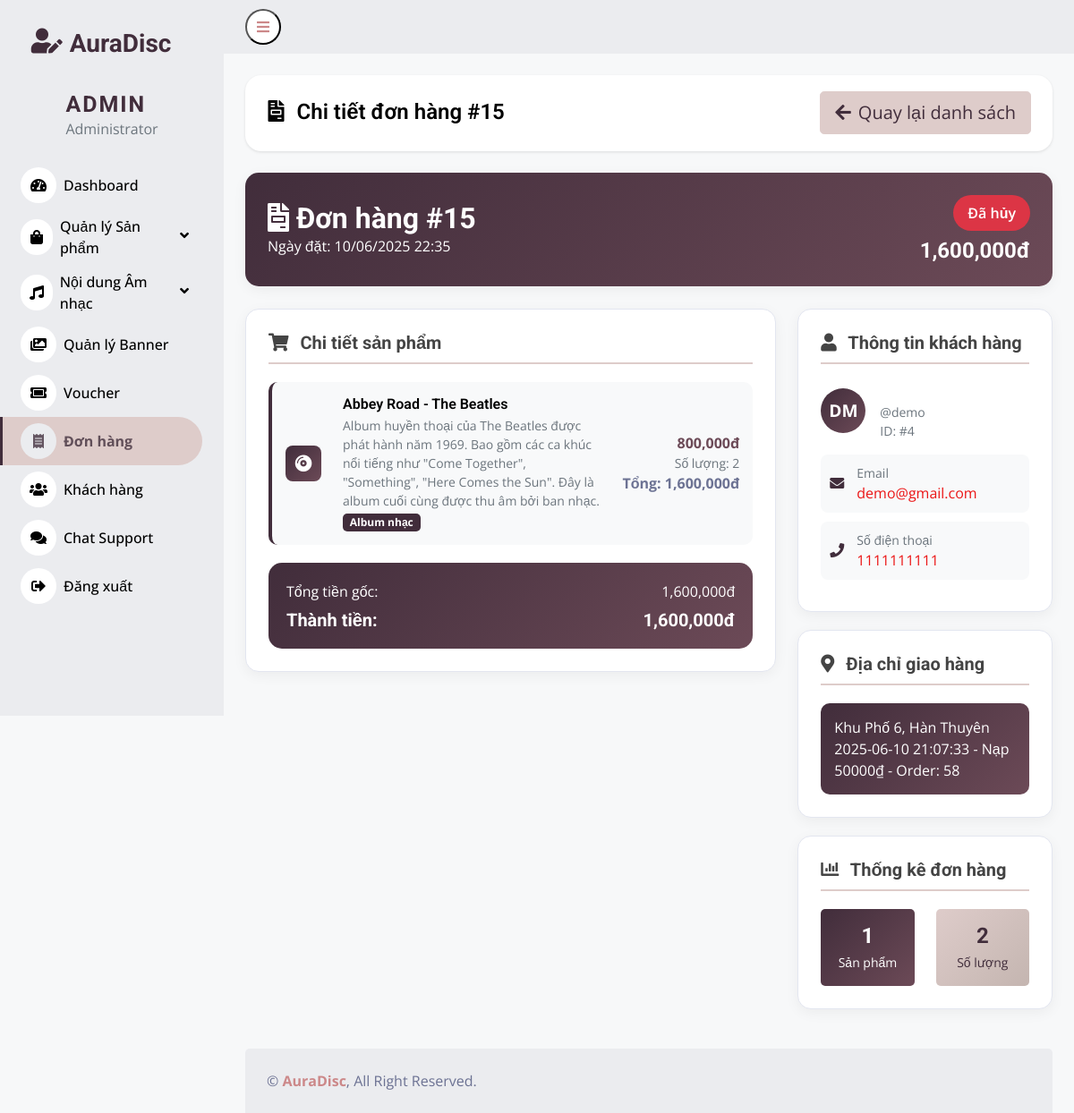
The app's page /admin/pages/order/order_detail/order_detail.php?id=15 with its own data.
### tables this page shows
CREATE TABLE `orders` (
  `order_id` int(11) NOT NULL,
  `buyer_id` int(11) NOT NULL,
  `order_date` timestamp NOT NULL DEFAULT current_timestamp(),
  `total_amount` decimal(10,2) NOT NULL,
  `payment_method` enum('wallet','vnpay','cash') DEFAULT 'wallet',
  `payment_id` int(11) DEFAULT NULL,
  `stage_id` int(11) NOT NULL DEFAULT 0 COMMENT '0: Đặt hàng, 1: Xử lý, 2: Vận chuyển, 3: Hoàn thành, -1: Hủy',
  `voucher_discount` decimal(15,2) DEFAULT 0.00,
  `final_amount` decimal(15,2) NOT NULL DEFAULT 0.00
);

CREATE TABLE `order_stages` (
  `stage_id` int(11) NOT NULL,
  `stage_name` varchar(100) NOT NULL,
  `stage_description` text DEFAULT NULL,
  `color_code` varchar(7) DEFAULT '#007bff',
  `is_active` tinyint(1) DEFAULT 1,
  `created_at` timestamp NOT NULL DEFAULT current_timestamp()
);

CREATE TABLE `order_items` (
  `order_item_id` int(11) NOT NULL,
  `order_id` int(11) NOT NULL,
  `product_id` int(11) NOT NULL,
  `product_name` varchar(255) NOT NULL,
  `product_price` decimal(10,2) NOT NULL,
  `quantity` int(11) NOT NULL,
  `total_price` decimal(10,2) NOT NULL,
  `item_type` enum('product','accessory') NOT NULL DEFAULT 'product',
  `item_id` int(11) NOT NULL DEFAULT 0,
  `item_name` varchar(255) NOT NULL DEFAULT '',
  `unit_price` decimal(15,2) NOT NULL DEFAULT 0.00
);

CREATE TABLE `products` (
  `product_id` int(11) NOT NULL,
  `genre_id` int(11) NOT NULL,
  `product_name` varchar(255) NOT NULL,
  `price` decimal(10,2) NOT NULL,
  `stock` int(11) NOT NULL,
  `description` longtext NOT NULL,
  `image_url` varchar(255) NOT NULL,
  `created_at` timestamp NOT NULL DEFAULT current_timestamp(),
  `updated_at` timestamp NOT NULL DEFAULT current_timestamp()
);

CREATE TABLE `users` (
  `user_id` int(11) NOT NULL,
  `role_id` int(11) NOT NULL,
  `username` varchar(50) NOT NULL,
  `password` varchar(255) NOT NULL,
  `email` varchar(100) NOT NULL,
  `full_name` varchar(100) NOT NULL,
  `gender` enum('Nam','Nữ','Khác') NOT NULL,
  `phone` varchar(20) NOT NULL,
  `created_at` timestamp NOT NULL DEFAULT current_timestamp() ON UPDATE current_timestamp(),
  `balance` decimal(15,2) NOT NULL DEFAULT 0.00 COMMENT 'Số dư tài khoản của user',
  `address` text DEFAULT NULL COMMENT 'Địa chỉ chi tiết của user'
);

### admin/pages/order/order_detail/order_detail.php (the view, shortened to what this page needs)
<?php
require_once __DIR__ . '/../../../../config/database.php';
$order_id = isset($_GET['id']) ? (int)$_GET['id'] : 0;
$order_query = "
    SELECT
        o.order_id,
        o.order_date,
        o.total_amount,
        o.final_amount,
        o.voucher_discount,
        u.user_id,
        u.username,
        u.full_name,
        u.email,
        u.phone,
        u.address,
        os.stage_name,
        os.color_code
    FROM orders o
    JOIN users u ON o.buyer_id = u.user_id
    JOIN order_stages os ON o.stage_id = os.stage_id
    WHERE o.order_id = ?
";
$order_stmt = $conn->prepare($order_query);
$order_stmt->bind_param("i", $order_id);
$order_stmt->execute();
$order_result = $order_stmt->get_result();
$order = $order_result->fetch_assoc();
$order_items_query = "
    SELECT
        oi.quantity,
        oi.unit_price,
        oi.total_price,
        oi.item_type,
        oi.item_name,
        p.description as product_description,
        a.description as accessory_description
    FROM order_items oi
    LEFT JOIN products p ON oi.item_id = p.product_id AND oi.item_type = 'product'
    LEFT JOIN accessories a ON oi.item_id = a.accessory_id AND oi.item_type = 'accessory'
    WHERE oi.order_id = ?
    ORDER BY oi.order_item_id
";
$items_stmt = $conn->prepare($order_items_query);
$items_stmt->bind_param("i", $order_id);
$items_stmt->execute();
$items_result = $items_stmt->get_result();
$order_items = [];
while ($item = $items_result->fetch_assoc()) {
    $order_items[] = $item;
}
?>
<!DOCTYPE html>
<html lang="vi">
<head>
    <link href="https://cdnjs.cloudflare.com/ajax/libs/font-awesome/5.10.0/css/all.min.css" rel="stylesheet">
    <link href="https://cdn.jsdelivr.net/npm/bootstrap-icons@1.4.1/font/bootstrap-icons.css" rel="stylesheet">
    <link href="/WEB_MXH/admin/pages/dashboard/css/bootstrap.min.css" rel="stylesheet">
    <link href="/WEB_MXH/admin/pages/dashboard/css/style.css" rel="stylesheet">
    <link rel="stylesheet" href="/WEB_MXH/admin/pages/order/order_detail/order_detail.css" />
</head>
<body>
    <div class="container-fluid position-relative d-flex p-0">
        <?php include __DIR__.'/../../dashboard/sidebar.php'; ?>
        <div class="content">
            <?php include __DIR__.'/../../dashboard/navbar.php'; ?>
            <div class="container-fluid pt-4 px-4">
                <div class="header-section">
                    <div class="row align-items-center">
                        <div class="col-md-6">
                            <h2>
                                <i class="fas fa-file-invoice me-2" style="color: #000 !important;"></i>
                                <span style="color: #000 !important;">Chi tiết đơn hàng #<?php echo $order_id; ?></span>
                            </h2>
                        </div>
                        <div class="col-md-6 text-end">
                            <a href="/WEB_MXH/admin/pages/order/order_list/order_list.php" class="btn btn-lg" style="background-color: #deccca !important; color: #412d3b !important; border-color: #deccca !important;">
                                <i class="fas fa-arrow-left me-2"></i>Quay lại danh sách
                            </a>
                        </div>
                    </div>
                </div>
                <div class="order-detail-header">
                    <div class="row align-items-center">
                        <div class="col-md-6">
                            <h2 class="mb-0" style="color: #fff !important;"><i class="fas fa-file-invoice me-2"></i>Đơn hàng #<?php echo $order_id; ?></h2>
                            <p class="mb-0 text-muted" style="color: #fff !important;">Ngày đặt: <?php echo date('d/m/Y H:i', strtotime($order['order_date'])); ?></p>
                        </div>
                        <div class="col-md-6 text-end">
                            <span class="order-status-badge" style="background-color: <?php echo ($order['stage_name'] == 'Đặt hàng') ? '#FFD700' : $order['color_code']; ?> !important; color: <?php echo ($order['stage_name'] == 'Đặt hàng') ? '#000' : '#fff'; ?> !important;"><?php echo $order['stage_name']; ?></span>
                            <h4 class="mt-2 mb-0" style="color: #fff !important;"><?php echo number_format($order['total_amount']); ?>đ</h4>
                        </div>
                    </div>
                </div>
                <div class="row g-4">
                    <div class="col-lg-8">
                        <div class="info-card">
                            <h5>
                                <i class="fas fa-shopping-cart me-2"></i>
                                Chi tiết sản phẩm
                            </h5>
                            <?php if (empty($order_items)): ?>
                                <div class="text-center py-4">
                                    <i class="fas fa-inbox fa-3x text-muted mb-3"></i>
                                    <h6 class="text-muted">Không có sản phẩm nào trong đơn hàng này</h6>
                                </div>
                            <?php else: ?>
                                <?php foreach ($order_items as $item): ?>
                                    <div class="product-item">
                                        <div class="row align-items-center">
                                            <div class="col-auto">
                                                <div class="product-icon">
                                                    <?php if ($item['item_type'] === 'product'): ?>
                                                        <i class="fas fa-compact-disc"></i>
                                                    <?php else: ?>
                                                        <i class="fas fa-headphones"></i>
                                                    <?php endif; ?>
                                                </div>
                                            </div>
                                            <div class="col">
                                                <h6 class="mb-1">
                                                    <?php echo htmlspecialchars($item['item_name']); ?>
                                                </h6>
                                                <p class="text-muted mb-0 small">
                                                    <?php
                                                        if ($item['item_type'] === 'product') {
                                                            echo htmlspecialchars($item['product_description']);
                                                        } else {
                                                            echo htmlspecialchars($item['accessory_description']);
                                                        }
                                                    ?>
                                                </p>
                                                <span class="badge bg-info">
                                                    <?php echo $item['item_type'] === 'product' ? 'Album nhạc' : 'Phụ kiện'; ?>
                                                </span>
                                            </div>
                                            <div class="col-auto text-end">
                                                <div class="price-text">
                                                    <?php echo number_format($item['unit_price'], 0, '.', ','); ?>đ
                                                </div>
                                                <div class="text-muted small">
                                                    Số lượng: <?php echo $item['quantity']; ?>
                                                </div>
                                                <div class="fw-bold">
                                                    Tổng: <?php echo number_format($item['total_price'], 0, '.', ','); ?>đ
                                                </div>
                                            </div>
                                        </div>
                                    </div>
                                <?php endforeach; ?>
                            <?php endif; ?>
                            <div class="total-summary">
                                <div class="row">
                                    <div class="col-6">
                                        <div>Tổng tiền gốc:</div>
                                        <div class="h5 mb-0 mt-2">Thành tiền:</div>
                                    </div>
                                    <div class="col-6 text-end">
                                        <div><?php echo number_format($order['total_amount'], 0, '.', ','); ?>đ</div>
                                        <div class="h5 mb-0 mt-2"><?php echo number_format($order['final_amount'], 0, '.', ','); ?>đ</div>
                                    </div>
                                </div>
                            </div>
                        </div>
                    </div>
                    <div class="col-lg-4">
                        <div class="info-card">
                            <h5>
                                <i class="fas fa-user me-2"></i>
                                Thông tin khách hàng
                            </h5>
                            <div class="d-flex align-items-center mb-3">
                                <div class="customer-avatar me-3">
                                    <?php
                                        $name_parts = explode(' ', trim($order['full_name']));
                                        echo strtoupper(substr($name_parts[0], 0, 1));
                                        if (count($name_parts) > 1) {
                                            echo strtoupper(substr(end($name_parts), 0, 1));
                                        }
                                    ?>
                                </div>
                                <div>
                                    <h6 class="mb-1"><?php echo htmlspecialchars($order['full_name']); ?></h6>
                                    <div class="text-muted small">@<?php echo htmlspecialchars($order['username']); ?></div>
                                    <div class="text-muted small">ID: #<?php echo $order['user_id']; ?></div>
                                </div>
                            </div>
                            <div class="contact-info">
                                <i class="fas fa-envelope"></i>
                                <div>
                                    <div class="small text-muted">Email</div>
                                    <a href="mailto:<?php echo htmlspecialchars($order['email']); ?>" class="text-decoration-none">
                                        <?php echo htmlspecialchars($order['email']); ?>
                                    </a>
                                </div>
                            </div>
                            <?php if (!empty($order['phone'])): ?>
                                <div class="contact-info">
                                    <i class="fas fa-phone"></i>
                                    <div>
                                        <div class="small text-muted">Số điện thoại</div>
                                        <a href="tel:<?php echo htmlspecialchars($order['phone']); ?>" class="text-decoration-none">
                                            <?php echo htmlspecialchars($order['phone']); ?>
                                        </a>
                                    </div>
                                </div>
                            <?php endif; ?>
                        </div>
                        <?php if (!empty($order['address'])): ?>
                            <div class="info-card">
                                <h5>
                                    <i class="fas fa-map-marker-alt me-2"></i>
                                    Địa chỉ giao hàng
                                </h5>
                                <div class="shipping-address-box">
                                    <?php echo nl2br(htmlspecialchars($order['address'])); ?>
                                </div>
                            </div>
                        <?php endif; ?>
                        <div class="info-card">
                            <h5>
                                <i class="fas fa-chart-bar me-2"></i>
                                Thống kê đơn hàng
                            </h5>
                            <div class="row text-center">
                                <div class="col-6">
                                    <div class="p-3 stat-box-primary rounded">
                                        <div class="h4 mb-1"><?php echo count($order_items); ?></div>
                                        <div class="small">Sản phẩm</div>
                                    </div>
                                </div>
                                <div class="col-6">
                                    <div class="p-3 stat-box-secondary rounded">
                                        <div class="h4 mb-1">
                                            <?php echo array_sum(array_column($order_items, 'quantity')); ?>
                                        </div>
                                        <div class="small">Số lượng</div>
                                    </div>
                                </div>
                            </div>
                        </div>
                    </div>
                </div>
            </div>
            <?php include __DIR__.'/../../dashboard/footer.php'; ?>
        </div>
    </div>
</body>
</html>

### records on screen
orders: order_date "10/06/2025 22:35", stage.stage_name "Đã hủy", total_amount "1,600,000", final_amount "1,600,000", users.full_name "D", users.username "demo", users.user_id "4", users.email "demo@gmail.com", users.phone "1111111111", users.address "Khu Phố 6, Hàn Thuyên 2025-06-10 21:07:33 - Nạp 50000₫ - Order: 58"
order_items: item_type "product" (drawn), item_name "Abbey Road - The Beatles", product.description "Album huyền thoại của The Beatles được phát hành năm 1969. Bao gồm các ca khúc nổi tiếng như \"Come Together\", \"Something\", \"Here Comes the Sun\". Đây là album cuối cùng được thu âm bởi ban nhạc.", unit_price "800,000", quantity "2", total_price "1,600,000"

### other values on screen
$order_id "15"
substr(end($name_parts), 0, 1) "M"
count($order_items) "1"
array_sum(array_column($order_items, 'quantity')) "2"
